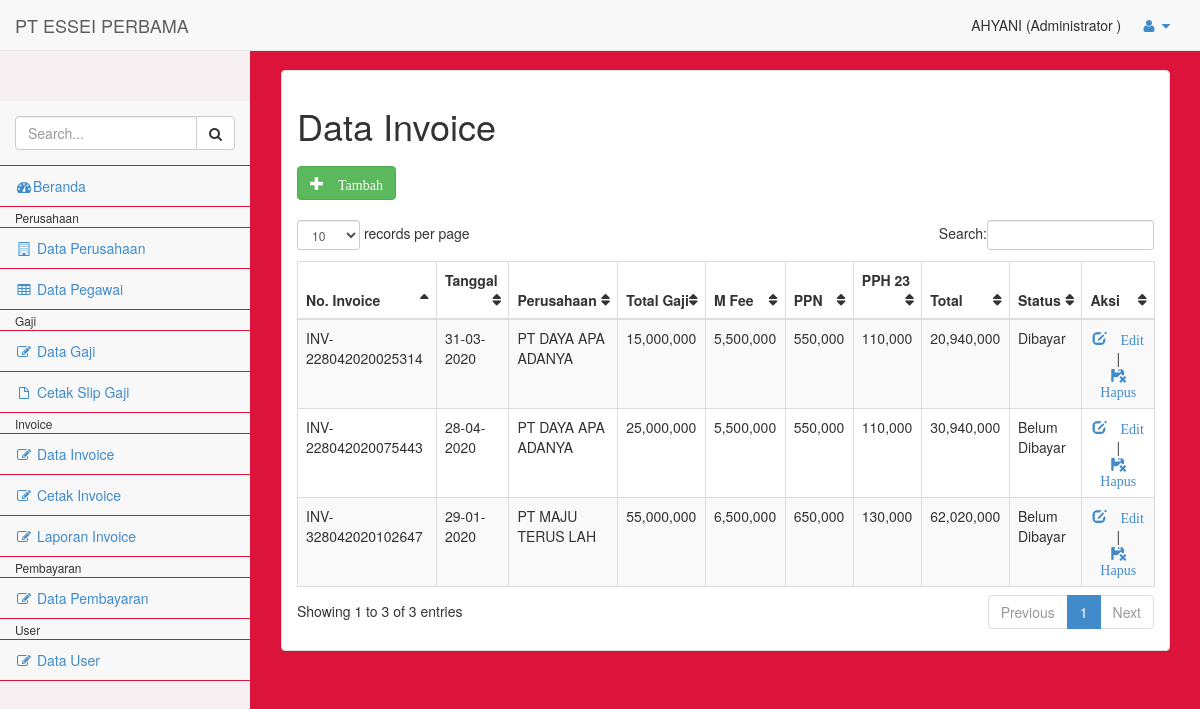
/pages/index.php?p=invoice (signed in), run on an earlier commit of the app's database.
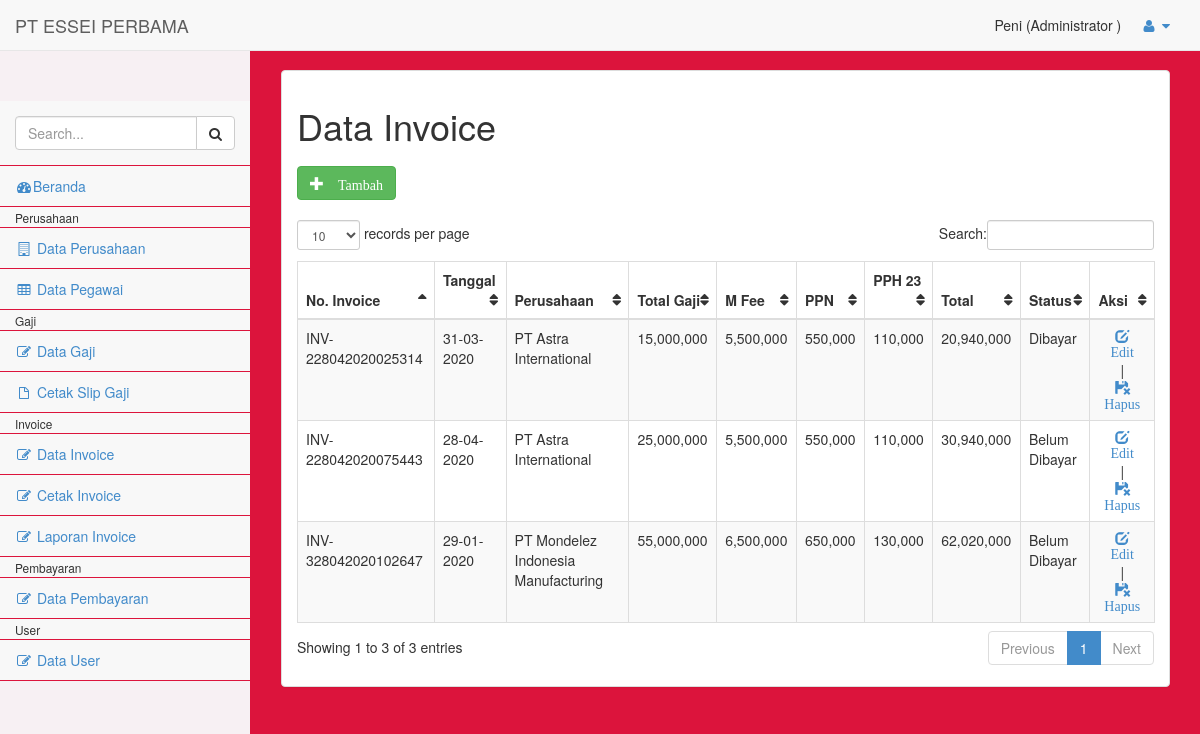
And on a later commit of the database.
### tables this page shows
CREATE TABLE `invoice` (
  `id_invoice` int(11) NOT NULL,
  `tgl_invoice` date NOT NULL,
  `nomor` varchar(25) NOT NULL,
  `total_gaji` double NOT NULL,
  `mfee` double NOT NULL,
  `bayar` double NOT NULL,
  `tgl_bayar` date NOT NULL,
  `id_perusahaan` int(11) NOT NULL
);

CREATE TABLE `perusahaan` (
  `id_perusahaan` int(11) NOT NULL,
  `nama` varchar(200) NOT NULL,
  `alamat` text NOT NULL
);

### pages/invoice/invoice.php (the view, shortened to what this page needs)
<?php
if($_SESSION['level']!="keu" && $_SESSION['level']!="super"){
  echo "<script>location='index.php'</script>";
}else{
  include_once '_part/koneksi.php';
  $p = $_GET['p'];
  $page = isset($_GET['page']) ? $_GET['page'] : 'list';
  switch ($page) {
  case 'list':
  if($p=="invoice"){
    $judul = "Data Invoice";
  }elseif($p=="cetak_invoice"){
    $judul = "Cetak Invoice";
  }elseif($p=="pembayaran"){
    $judul = "Data pembayaran";
  }
  ?>
  <h1><?= $judul ?></h1>
  <div class="row" style="margin: 20px auto;">
    <?php if($p=="invoice"){ ?>
    <a href="index.php?p=invoice&page=entri" class="btn btn-success"><span class="glyphicon glyphicon-plus"> Tambah</span></a>
    <?php } ?>
  </div>
  <table id="example" class="table table-striped table-bordered">
    <thead>
      <tr>
        <th>No. Invoice</th>
        <th>Tanggal</th>
        <th>Perusahaan</th>
        <?php if($p=="invoice"){ ?>
        <th>Total Gaji</th>
        <th>M Fee</th>
        <th>PPN</th>
        <th>PPH 23</th>
        <?php } ?>
        <th>Total</th>
        <th>Status</th>
        <th>Aksi</th>
      </tr>
    </thead>
    <tbody>
  	<?php
  		$sql = "SELECT a.*, b.nama nama_perusahaan FROM invoice a JOIN perusahaan b ON a.id_perusahaan=b.id_perusahaan";
      $row = $koneksi->prepare($sql);
      $row->execute();
      $hasil = $row->fetchAll(PDO::FETCH_OBJ);
  		foreach($hasil as $isi){
  	?>
      <tr>
        <td><?= $isi->nomor;?></td>
        <td><span style='display: none;'><?= date('Ymd', strtotime($isi->tgl_invoice)) ?></span><?= date("d-m-Y", strtotime($isi->tgl_invoice));?></td>
        <td><?= $isi->nama_perusahaan;?></td>
        <?php if($p=="invoice"){ ?>
        <td><?= number_format($isi->total_gaji);?></td>
        <td><?= number_format($isi->mfee);?></td>
        <td><?= number_format($isi->mfee * 10 / 100);?></td>
        <td><?= number_format($isi->mfee * 2 /100);?></td>
        <?php } ?>
        <td><?= number_format(($isi->total_gaji + $isi->mfee + ($isi->mfee*10/100)) - ($isi->mfee*2/100));?></td>
        <td><?= $isi->bayar>0? "Dibayar": "Belum Dibayar"; ?></td>
        <td align="center">
          <?php if($p=="invoice"){ ?>
          <a href="index.php?p=invoice&page=edit&id=<?= $isi->id_invoice ?>"><i class="glyphicon glyphicon-edit"> Edit</i></a>
          &nbsp;&nbsp;|&nbsp;&nbsp;
          <a href="invoice/aksi_invoice.php?id=<?= $isi->id_invoice ?>" onclick="return confirm('Yakin Hapus ?')"><i class="glyphicon glyphicon-floppy-remove"> Hapus</i></a>
          <?php }elseif($p=="pembayaran"){ ?>
          <a href="index.php?p=pembayaran&page=edit&id=<?= $isi->id_invoice ?>"><i class="glyphicon glyphicon-pencil"> Bayar</i></a>
          <?php }elseif($p=="cetak_invoice"){ ?>
          <a href="invoice/cetak_invoice.php?id=<?= $isi->id_invoice ?>" target="_blank"><i class="glyphicon glyphicon-file"> Cetak</i></a>
          <?php } ?>
        </td>
      </tr>
  	<?php } ?>
    </tbody>
  </table>
  <?php
  break;
  ?>
  <?php
  }
  ?>
<?php } ?>

### pages/_part/header.php (shortened to what this page needs)
<?php
    $level = $_SESSION['level'];
    if($level=="keu"){$level="Keuangan";}else if($level=="spv"){$level="Supervisor";}else if($level=="super"){$level="Administrator";}
?>
<!DOCTYPE html>
<html>
<head>
    <link href="../assets/css/bootstrap.min.css" rel="stylesheet">
    <link href="../assets/css/plugins/dataTables/dataTables.bootstrap.css" rel="stylesheet">
    <link href="../assets/font-awesome/css/font-awesome.css" rel="stylesheet">
    <link href="../assets/css/plugins/morris/morris-0.4.3.min.css" rel="stylesheet">
    <link href="../assets/css/plugins/timeline/timeline.css" rel="stylesheet">
    <link href="../assets/css/sb-admin.css" rel="stylesheet">
</head>
<body>
    <div id="wrapper">
        <nav class="navbar navbar-default navbar-fixed-top" role="navigation" style="margin-bottom: 0">
            <div class="navbar-header">
                <a class="navbar-brand" href="index.php">PT ESSEI PERBAMA</a>
            </div>
            <ul class="nav navbar-top-links navbar-right">
                <span><?= $_SESSION['nama'] ?> (<?= $level ?> <?= $level=="Supervisor"? $_SESSION['nama_perusahaan']: ""; ?>)</span>
                <li class="dropdown">
                    <a class="dropdown-toggle" data-toggle="dropdown" href="#">
                        <i class="fa fa-user fa-fw"></i>  <i class="fa fa-caret-down"></i>
                    </a>
                </li>
            </ul>
        </nav>

What changed in the data, as far as the page shows it:
changed through a linked row, invoice "INV-228042020025314": id_perusahaan.nama "PT DAYA APA ADANYA" → "PT Astra International"
changed through a linked row, invoice "INV-228042020075443": id_perusahaan.nama "PT DAYA APA ADANYA" → "PT Astra International"
changed through a linked row, invoice "INV-328042020102647": id_perusahaan.nama "PT MAJU TERUS LAH" → "PT Mondelez Indonesia Manufacturing"
Also different on the page:
$_SESSION['nama']: "AHYANI" → "Peni"
